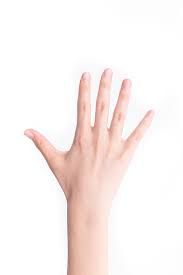
#> input picture hand.jpg, 183 x 275 px
$ python hand_contour.py
#> lines starting #> are read from the running program, lines starting #| are printed output that depends on the picture; after the words box and inside, x2 and y2 are one past the last pixel; in counts of white or black regions, pixels touching at a corner belong together
import cv2

# resize the image automatically
def resize_(blur, height=None, width=None, inter=cv2.INTER_AREA):
    dimension = None
    h, w = img.shape[:2]

    if height is None and width is None:
        return blur
    if height is None:
        r = width/float(w)
        dimension = (int(h*r), width)
    else:
        r = height / float(h)
        dimension = (int(w*r), height)
    return cv2.resize(blur, dimension, interpolation=inter)


img = cv2.imread("hand.jpg")
#> img is the input picture: shape (275, 183, 3); mean B, G, R 239.9, 242.1, 250.1

# applying filters
gray = cv2.cvtColor(img, cv2.COLOR_BGR2GRAY)
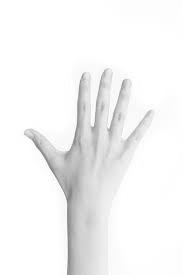
#> gray: shape (275, 183); min 121, max 255, mean 244.2
blur = cv2.blur(gray, (1, 3))
_, thresh = cv2.threshold(blur, 240, 255, cv2.THRESH_BINARY_INV)
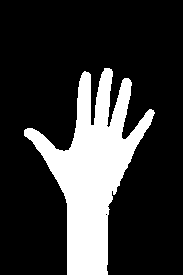
#> thresh: shape (275, 183); 21.4% white; 1 white region

contours, _ = cv2.findContours(thresh, cv2.RETR_TREE, cv2.CHAIN_APPROX_SIMPLE)
#> contours = 2 contours, 1 with area under 20; largest, box (x1, y1, x2, y2) and area: (24, 68, 155, 275) 10354
cv2.drawContours(img, contours, -1, (0, 255, 0), 3)
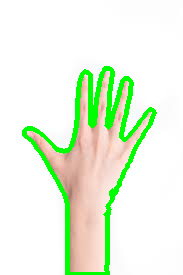
#> img: shape (275, 183, 3); 7.83% of pixels changed, all inside (x1, y1, x2, y2) = (22, 66, 157, 275)
cnt = contours[0]
#> cnt = contour of 296 points, box (x1, y1, x2, y2) (24, 68, 155, 275), area 10354

# find the corners
hull = cv2.convexHull(cnt, returnPoints=False)
#> hull = [295, 293, 250, 249, 208, 206, 205, 130, 129, 77, 76, 75, 27, 0]
defects = cv2.convexityDefects(cnt, hull)
#> defects = [[0, 27, 20, 14013], [27, 75, 54, 11551], [77, 129, 126, 5430], [130, 205, 149, 4971], [206, 208, 207, 114], [208, 249, 226, 10707], [250, 293, 278, 13482], [293, 295, 294, 114]]

for i in range(defects.shape[0]):
    s, e, f, d = defects[i, 0]
    start = tuple(cnt[s][0])
    end = tuple(cnt[e][0])
    far = tuple(cnt[f][0])

    # to connect the corners
    cv2.line(img, start, end, [200, 0, 0], 2)
    # draw circle to the corners
    cv2.circle(img, far, 3, [0, 0, 0], -1)
#> this loop made 8 passes
#> (s, e, f, d, start, end, far) on passes 1 to 8: (0, 27, 20, 14013, (104, 68), (84, 71), (93, 125)), (27, 75, 54, 11551, (84, 71), (25, 129), (68, 150)), (77, 129, 126, 5430, (24, 135), (67, 274), (66, 199)), (130, 205, 149, 4971, (107, 274), (154, 113), (111, 191)), (206, 208, 207, 114, (154, 112), (153, 110), (153, 111)), (208, 249, 226, 10707, (153, 110), (130, 80), (121, 137)), (250, 293, 278, 13482, (128, 78), (111, 69), (108, 127)), (293, 295, 294, 114, (111, 69), (109, 68), (110, 69))
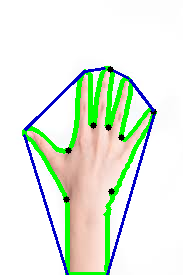
#> img: shape (275, 183, 3); 3.18% of pixels changed, all inside (x1, y1, x2, y2) = (23, 66, 157, 275)

img1 = resize_(img, height=450, width=None, inter=cv2.INTER_AREA)
#> in resize_, `return cv2.resize(blur, dimension, interpolation=inter)`:
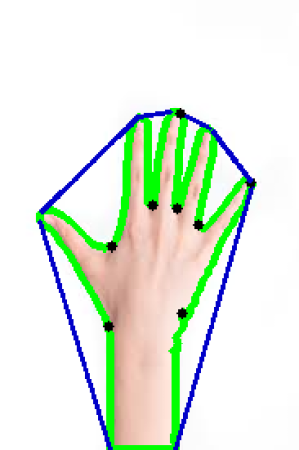
#> returned value: shape (450, 299, 3); mean of channels 0, 1, 2 222.6, 237, 225.5; drawn as B, G, R

cv2.imshow("img", img1)
cv2.waitKey(0)
cv2.destroyAllWindows()
